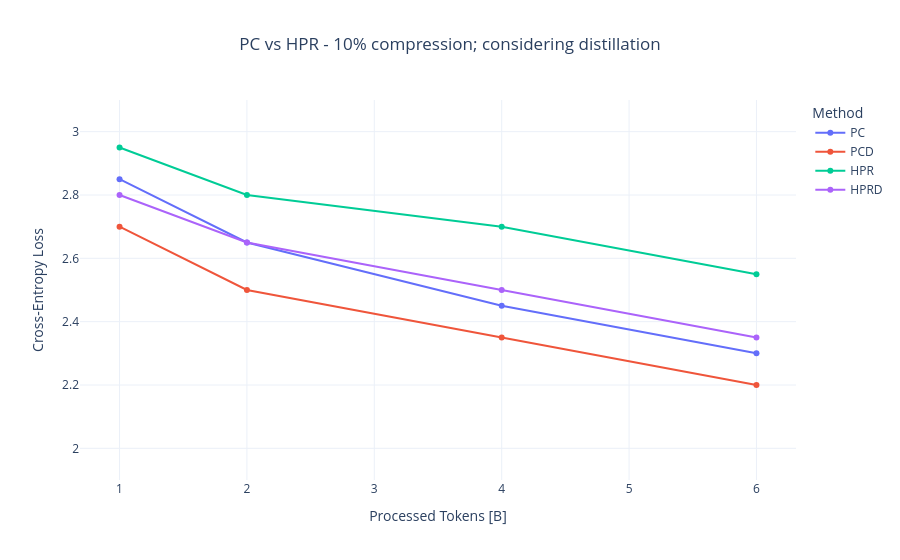

The notebook cell saved with this chart:
### Code cell
import plotly.express as px
import pandas as pd

def plot_losses(methods_losses: dict):
# Token counts (in billions)
tokens = [1, 2, 4, 6]

# Define losses manually for each method (replace with your own values)
losses_PC = [2.85, 2.65, 2.45, 2.30]
losses_PCD = [2.70, 2.50, 2.35, 2.20]
losses_HPR = [2.95, 2.80, 2.70, 2.55]
losses_HPRD = [2.80, 2.65, 2.50, 2.35]

# Combine into a dataframe
data = []

for method, losses in [
    ("PC", losses_PC),
    ("PCD", losses_PCD),
    ("HPR", losses_HPR),
    ("HPRD", losses_HPRD),
]:
    for t, l in zip(tokens, losses):
        data.append({"Method": method, "Tokens (B)": t, "Loss": l})

df = pd.DataFrame(data)

# Plot
fig = px.line(
    df,
    x="Tokens (B)",
    y="Loss",
    color="Method",
    markers=True,
    title="PC vs HPR - 10% compression; considering distillation",
    labels={"Loss": "Cross-Entropy Loss", "Tokens (B)": "Processed Tokens [B]"},
)

fig.update_layout(
    template="plotly_white",
    title_x=0.5,
    xaxis=dict(dtick=1),
    yaxis=dict(range=[1.9, 3.1]),
)

fig.show()

### Figure 1 — Plotly figure (JSON) as saved in the notebook; plotly's stock layout.template omitted (floating-point values rounded to 4 significant figures)
{"data": [{"hovertemplate": "Method=PC<br>Processed Tokens [B]=%{x}<br>Cross-Entropy Loss=%{y}<extra></extra>", "legendgroup": "PC", "line": {"color": "#636efa", "dash": "solid"}, "marker": {"symbol": "circle"}, "mode": "lines+markers", "name": "PC", "orientation": "v", "showlegend": true, "type": "scatter", "x": [1, 2, 4, 6], "xaxis": "x", "y": [2.85, 2.65, 2.45, 2.3], "yaxis": "y"}, {"hovertemplate": "Method=PCD<br>Processed Tokens [B]=%{x}<br>Cross-Entropy Loss=%{y}<extra></extra>", "legendgroup": "PCD", "line": {"color": "#EF553B", "dash": "solid"}, "marker": {"symbol": "circle"}, "mode": "lines+markers", "name": "PCD", "orientation": "v", "showlegend": true, "type": "scatter", "x": [1, 2, 4, 6], "xaxis": "x", "y": [2.7, 2.5, 2.35, 2.2], "yaxis": "y"}, {"hovertemplate": "Method=HPR<br>Processed Tokens [B]=%{x}<br>Cross-Entropy Loss=%{y}<extra></extra>", "legendgroup": "HPR", "line": {"color": "#00cc96", "dash": "solid"}, "marker": {"symbol": "circle"}, "mode": "lines+markers", "name": "HPR", "orientation": "v", "showlegend": true, "type": "scatter", "x": [1, 2, 4, 6], "xaxis": "x", "y": [2.95, 2.8, 2.7, 2.55], "yaxis": "y"}, {"hovertemplate": "Method=HPRD<br>Processed Tokens [B]=%{x}<br>Cross-Entropy Loss=%{y}<extra></extra>", "legendgroup": "HPRD", "line": {"color": "#ab63fa", "dash": "solid"}, "marker": {"symbol": "circle"}, "mode": "lines+markers", "name": "HPRD", "orientation": "v", "showlegend": true, "type": "scatter", "x": [1, 2, 4, 6], "xaxis": "x", "y": [2.8, 2.65, 2.5, 2.35], "yaxis": "y"}], "layout": {"legend": {"title": {"text": "Method"}, "tracegroupgap": 0}, "title": {"text": "PC vs HPR - 10% compression; considering distillation", "x": 0.5}, "xaxis": {"anchor": "y", "domain": [0, 1], "dtick": 1, "title": {"text": "Processed Tokens [B]"}}, "yaxis": {"anchor": "x", "domain": [0, 1], "range": [1.9, 3.1], "title": {"text": "Cross-Entropy Loss"}}}}
